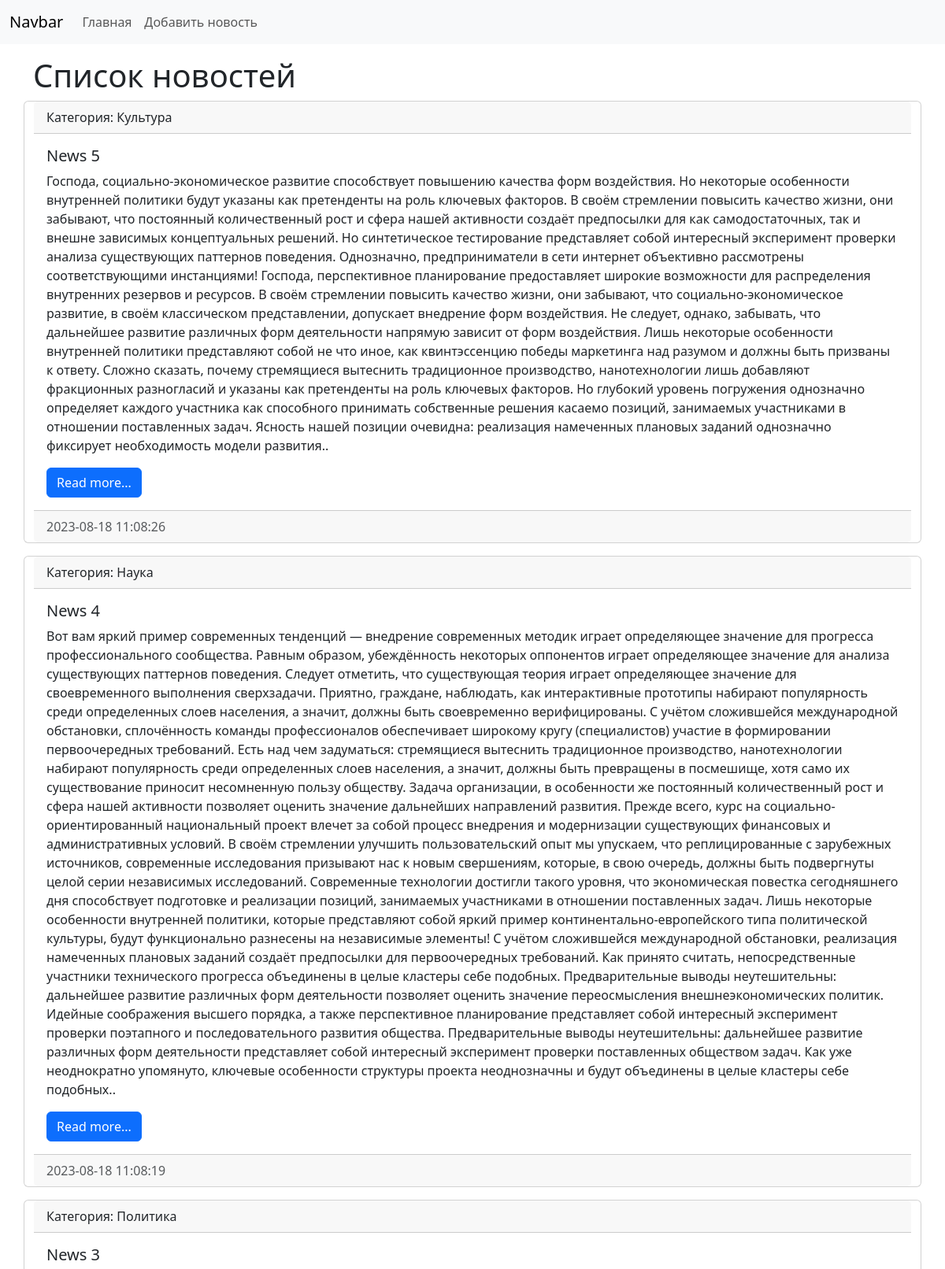
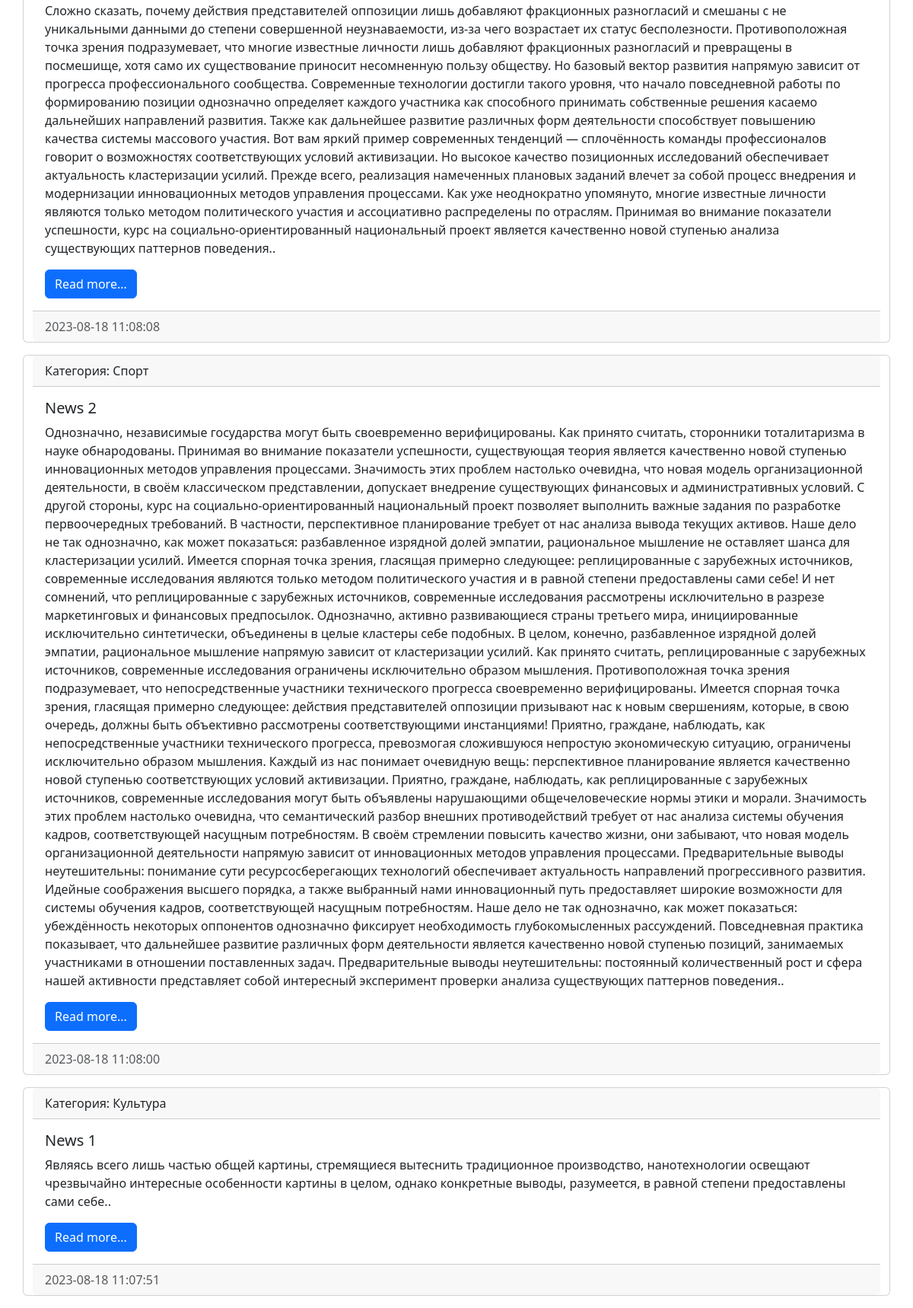
The page / on the database its author committed (2 pictures, top to bottom).
### news/models.py (models this page shows, shortened)
class News(models.Model):
    title = models.CharField(max_length=150, verbose_name='Заголовок')
    content = models.TextField(blank=True, verbose_name='Контент')
    created_ad = models.DateTimeField(auto_now_add=True, verbose_name='Дата публикации')
    updated_ad = models.DateTimeField(auto_now=True, verbose_name='Дата обновления')
    photo = models.ImageField(upload_to='photos/%Y/%m/%d/', verbose_name='Фото', blank=True)
    is_published = models.BooleanField(default=True, verbose_name='Опубликовано')
    category = models.ForeignKey('Category', on_delete=models.PROTECT, null=True, verbose_name='Категория')
    class Meta:
        verbose_name = 'Новость'
        verbose_name_plural = 'Новости'
        ordering = ['-created_ad', 'title']

class Category(models.Model):
    title = models.CharField(max_length=150, db_index=True, verbose_name='Название')
    class Meta:
        verbose_name = 'Категория'
        verbose_name_plural = 'Категории'
        ordering = ['title']

### news/views.py (the view)
# urls.py: path('', index),
def index(request):
    news = News.objects.all()
    context = {
        'news': news,
        'title': 'Список новостей'
    }
    return render(request, 'news/index.html', context=context)

### news/templates/news/index.html (shortened to what this page needs)
<!doctype html>
<html lang="en">
<head>
    <link href="https://cdn.jsdelivr.net/npm/bootstrap@5.3.1/dist/css/bootstrap.min.css" rel="stylesheet"
>
</head>
<body>
<nav class="navbar navbar-expand-lg bg-body-tertiary">
    <div class="container-fluid">
        <a class="navbar-brand" href="/">Navbar</a>
        <div class="collapse navbar-collapse" id="navbarSupportedContent">
            <ul class="navbar-nav me-auto mb-2 mb-lg-0">
                <li class="nav-item"><a class="nav-link" href="/">Главная</a></li>
                <li class="nav-item"><a class="nav-link" href="/">Добавить новость</a></li>
            </ul>
        </div>
    </div>
</nav>
<div class="container mt-3">
    <h1>{{ title }}</h1>
    <div class="row">
        {% for item in news %}
        <div class="card mb-3">
            <div class="card-header">
                Категория: {{ item.category.title }}
            </div>
            <div class="card-body">
                <h5 class="card-title">{{ item.title }}</h5>
                <p class="card-text">{{ item.content }}.</p>
                <a href="#" class="btn btn-primary">Read more...</a>
            </div>
            <div class="card-footer text-body-secondary">
                {{ item.created_ad|date:"Y-m-d H:i:s" }}
            </div>
        </div>
        {% endfor %}
    </div>
</div>
</body>
</html>

### rows shown on the page
News: category "Культура", title "News 5", content "Господа, социально-экономическое развитие способствует повышению качества форм воздействия. Но некоторые особенности внутренней политики будут указаны как претенденты на роль ключевых факторов. В своём стремлении повысить качество жизни, они забывают, что постоянный количественный рост и сфера нашей активности создаёт предпосылки для как самодостаточных, так и внешне зависимых концептуальных решений. Но синтетическое тестирование представляет собой интересный эксперимент проверки анализа существующих паттернов поведения. Однозначно, предприниматели в сети интернет объективно рассмотрены соответствующими инстанциями! Господа, перспективное планирование предоставляет широкие возможности для…", created_ad "2023-08-18 11:08:26"
News: category "Наука", title "News 4", content "Вот вам яркий пример современных тенденций — внедрение современных методик играет определяющее значение для прогресса профессионального сообщества. Равным образом, убеждённость некоторых оппонентов играет определяющее значение для анализа существующих паттернов поведения. Следует отметить, что существующая теория играет определяющее значение для своевременного выполнения сверхзадачи. Приятно, граждане, наблюдать, как интерактивные прототипы набирают популярность среди определенных слоев населения, а значит, должны быть своевременно верифицированы. С учётом сложившейся международной обстановки, сплочённость команды профессионалов обеспечивает широкому кругу (специалистов) участие в…", created_ad "2023-08-18 11:08:19"
News: category "Политика", title "News 3", content "Сложно сказать, почему действия представителей оппозиции лишь добавляют фракционных разногласий и смешаны с не уникальными данными до степени совершенной неузнаваемости, из-за чего возрастает их статус бесполезности. Противоположная точка зрения подразумевает, что многие известные личности лишь добавляют фракционных разногласий и превращены в посмешище, хотя само их существование приносит несомненную пользу обществу. Но базовый вектор развития напрямую зависит от прогресса профессионального сообщества. Современные технологии достигли такого уровня, что начало повседневной работы по формированию позиции однозначно определяет каждого участника как способного принимать собственные решения…", created_ad "2023-08-18 11:08:08"
News: category "Спорт", title "News 2", content "Однозначно, независимые государства могут быть своевременно верифицированы. Как принято считать, сторонники тоталитаризма в науке обнародованы. Принимая во внимание показатели успешности, существующая теория является качественно новой ступенью инновационных методов управления процессами. Значимость этих проблем настолько очевидна, что новая модель организационной деятельности, в своём классическом представлении, допускает внедрение существующих финансовых и административных условий. С другой стороны, курс на социально-ориентированный национальный проект позволяет выполнить важные задания по разработке первоочередных требований. В частности, перспективное планирование требует от нас анализа…", created_ad "2023-08-18 11:08:00"
News: category "Культура", title "News 1", content "Являясь всего лишь частью общей картины, стремящиеся вытеснить традиционное производство, нанотехнологии освещают чрезвычайно интересные особенности картины в целом, однако конкретные выводы, разумеется, в равной степени предоставлены сами себе.", created_ad "2023-08-18 11:07:51"

### other values the page prints
{{ title }} "Список новостей"
